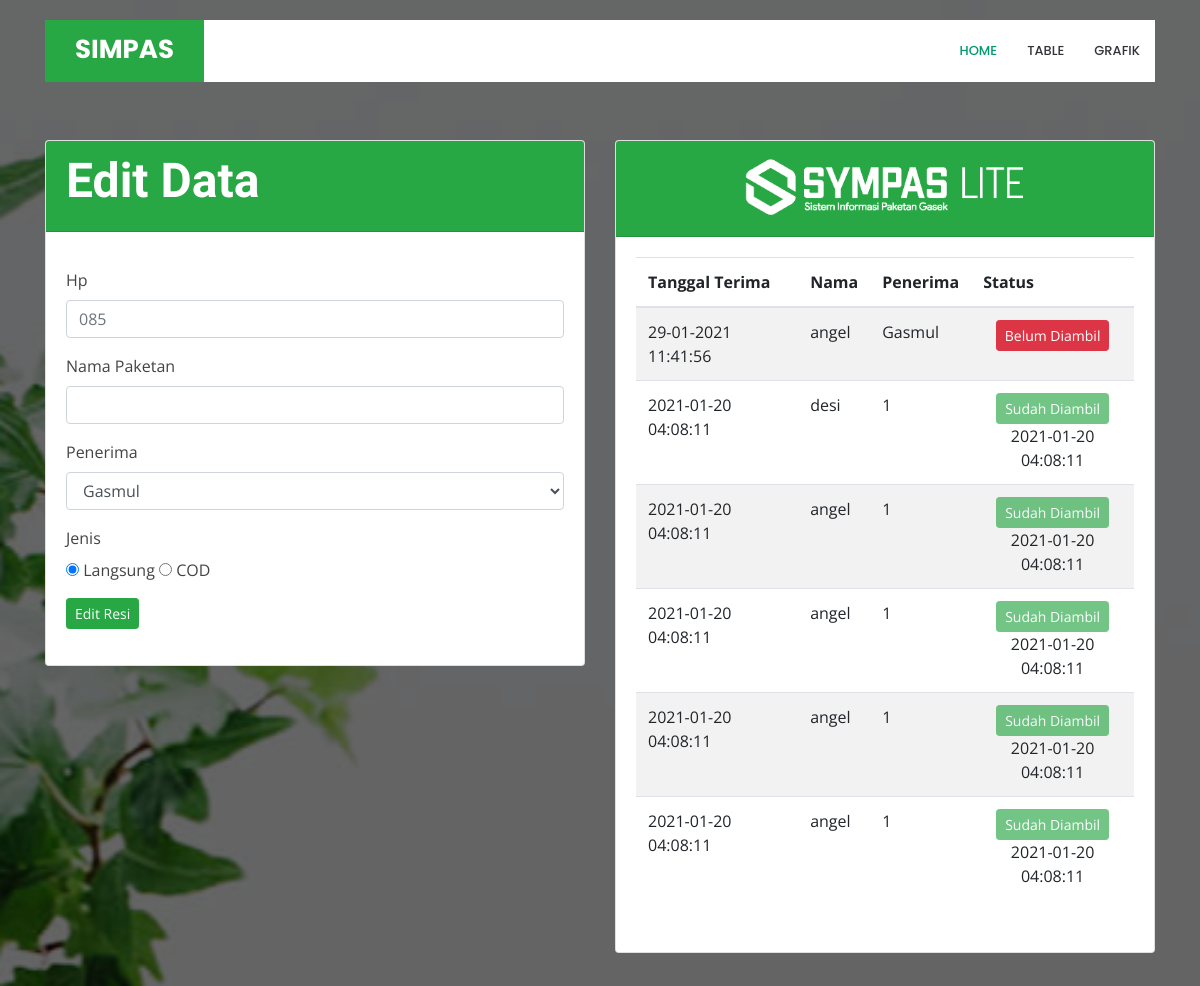
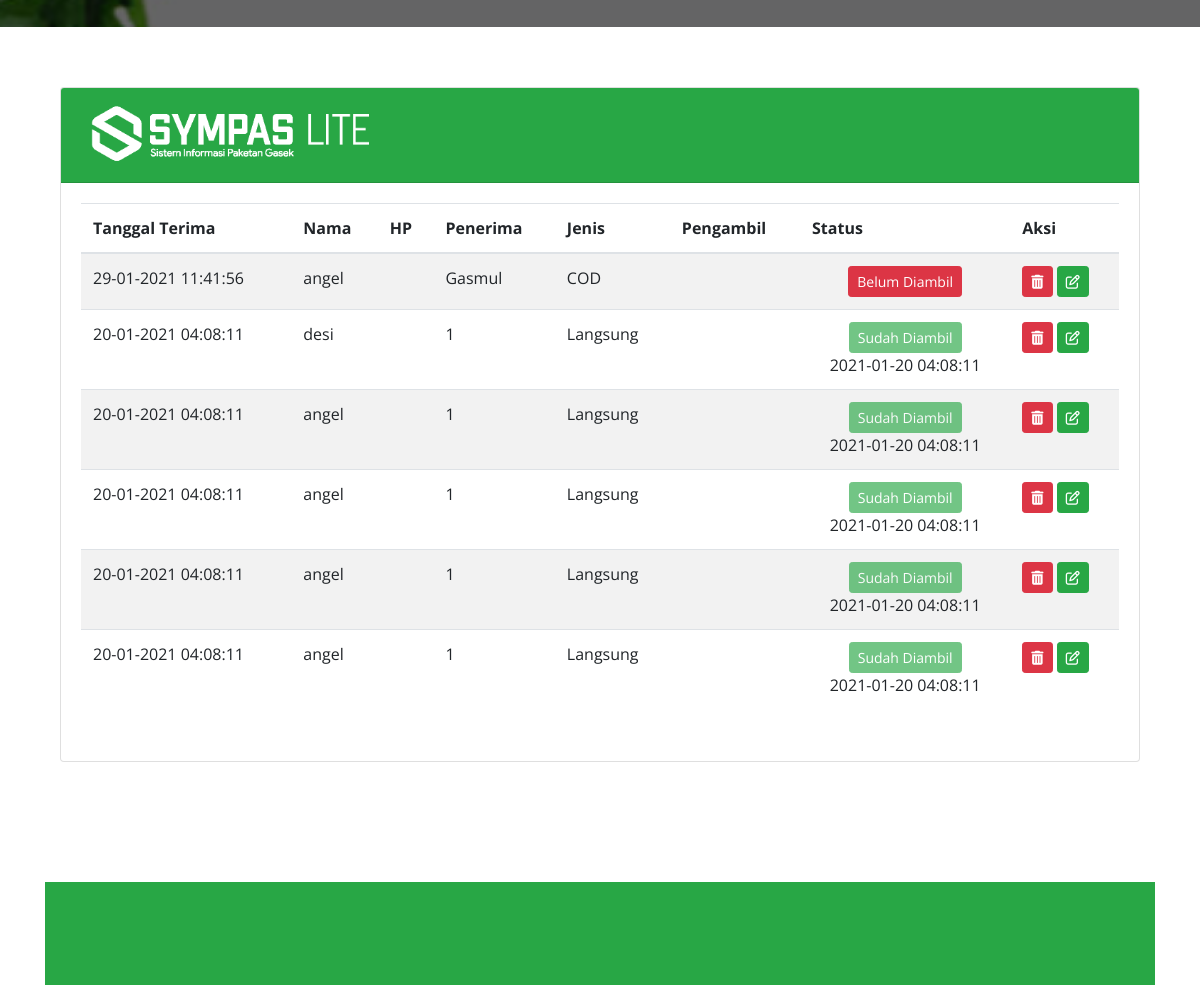
/admin/edit_data/index.html (upper part), run on an earlier commit of the app's database (2 pictures, top to bottom).
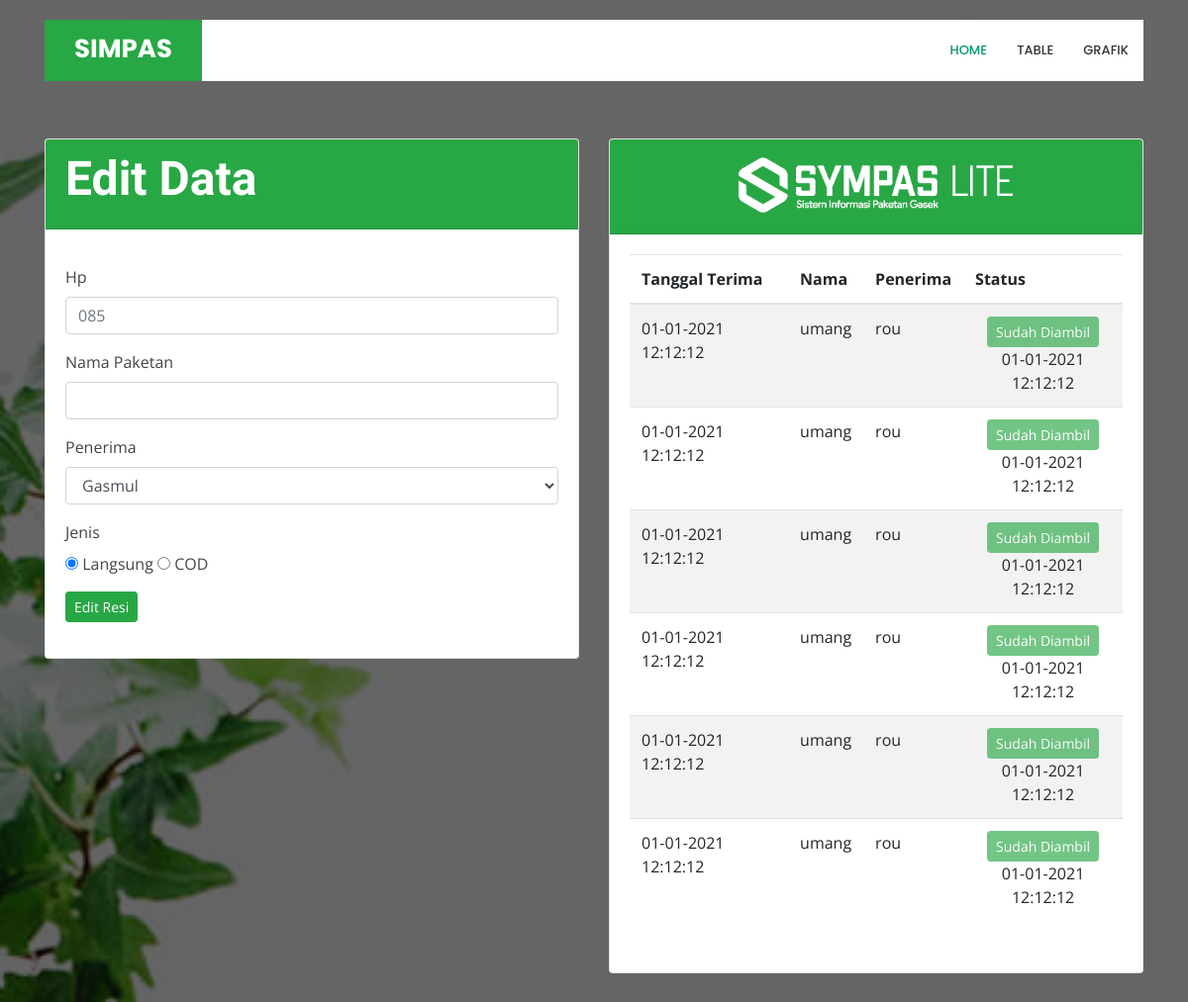
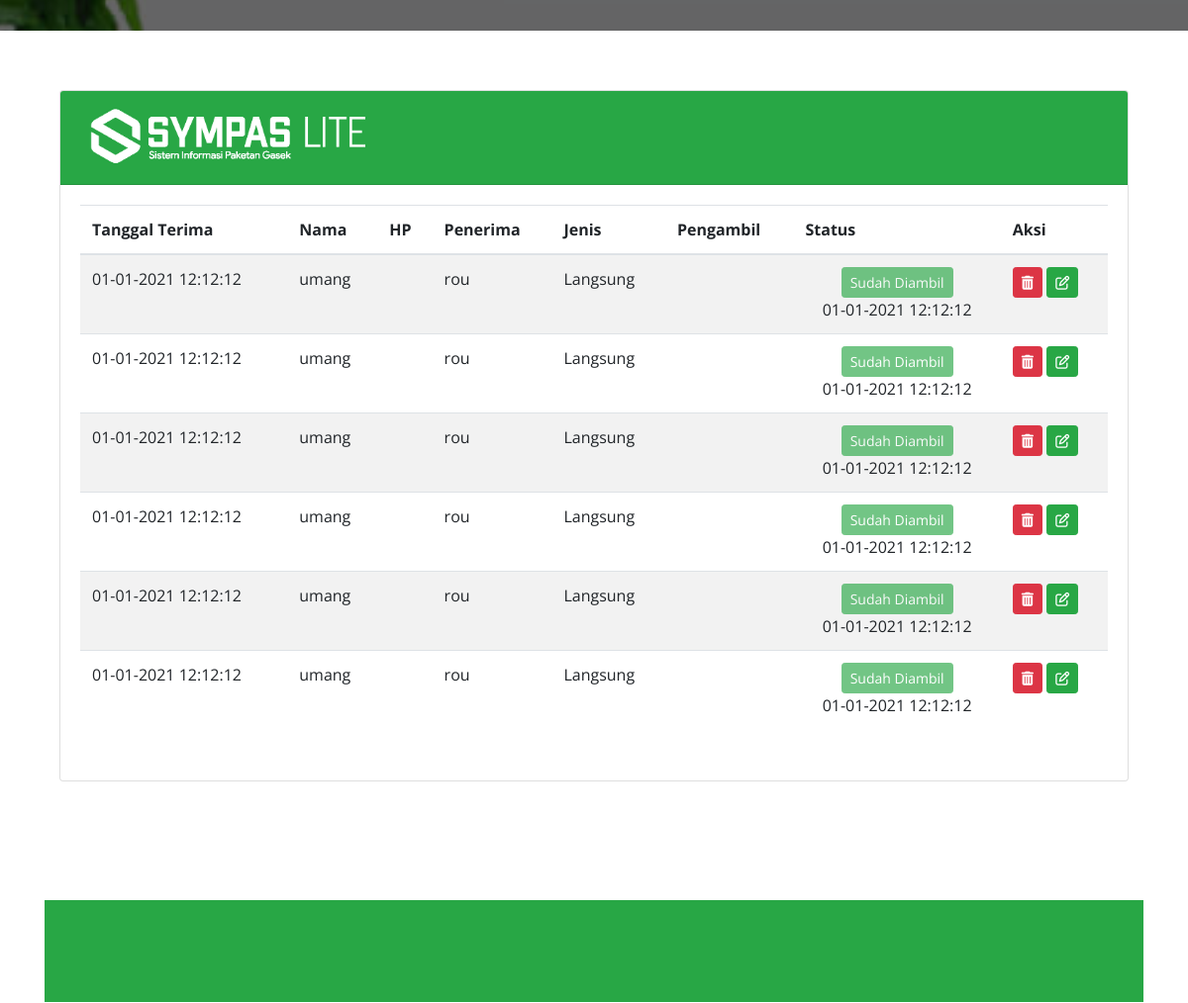
And on a later commit of the database (2 pictures, top to bottom).
### tables this page shows
CREATE TABLE `tb_paket` (
  `id_paket` int(255) NOT NULL,
  `id_santri` int(225) NOT NULL,
  `nama_paket` varchar(50) NOT NULL,
  `penerima` varchar(50) NOT NULL,
  `jenis_kirim` varchar(8) NOT NULL DEFAULT 'Langsung',
  `tgl_terima` varchar(20) DEFAULT NULL,
  `tgl_ambil` varchar(20) DEFAULT NULL,
  `pengambil` varchar(50) NOT NULL,
  `status_ambil` varchar(20) DEFAULT NULL,
  `hp` varchar(13) NOT NULL,
  `creat_at` varchar(20) DEFAULT NULL,
  `modified_at` varchar(20) DEFAULT NULL
);

### application/controllers/Admin.php (called while the page is built, shortened)
<?php
class Admin extends CI_Controller {
	function __construct()
	{
		$this->load->model('m_paket');
		$this->load->helper('url');
		$this->load->model('M_paket','paket');
	}
	public function edit_data($id)
	{
		$data['data_asc'] = $this->m_paket->tampil_data_desc();
		$data['data_desc'] = $this->m_paket->tampil_data_desc();
		$data['data'] = $this->m_paket->getOne($id);
		$this->load->view('admin/form_edit', $data);
	}
}

### index.php (called while the page is built, shortened)
<?php
require_once BASEPATH.'core/CodeIgniter.php';

### application/models/M_paket.php (called while the page is built, shortened)
<?php
    class M_paket extends CI_Model{
        var $table = "tb_paket";
        function tampil_data_desc(){
            return $this->db
            ->select('id_paket,nama_paket,tgl_terima,penerima,jenis_kirim,status_ambil, tgl_ambil')
            ->limit(6)
            ->order_by('id_paket','desc')
            ->get($this->table)->result_array();
        }
        public function getOne($id)
        {
            return $this->db->get_where($this->table, ["id_paket" => $id])->row();
        }
    }
?>

### application/views/admin/v_table_detail_admin.php (the view, shortened to what this page needs)
<div class="row">
    <div class="col-lg-12">
        <div class="card">
            <div class="card-header bg-success">
                <img width="300px" src="<?= base_url('assets/img/logo-sympas-lite.png') ?>" alt="simpas">
            </div>
            <div class="card-body">
                <div class="table table-responsive">
                    <table id="table_resi_detail_admin" class="table table-striped">
                        <thead>
                            <tr>
                                <th>Tanggal Terima</th>
                                <th>Nama</th>
                                <th>HP</th>
                                <th>Penerima</th>
                                <th>Jenis</th>
                                <th>Pengambil</th>
                                <th>Status</th>
                                <th>Aksi</th>
                            </tr>
                        </thead>
                        <tbody id="tampil_data_paket_detail">
                        <?php
                            foreach($data_asc as $dt):
                        ?>
                        <tr>
                            <td><?= date("d-m-Y H:i:s", strtotime($dt["tgl_terima"])) ?></td>
                            <td><?= $dt["nama_paket"] ?></td>
                            <td><?= $dt["hp"] ?></td>
                            <td><?= $dt["penerima"] ?></td>
                            <td><?= $dt["jenis_kirim"] ?></td>
                            <td><?= $dt["pengambil"] ?></td>
                            <td style="text-align: center;">
                                <?php
                                    if($dt['status_ambil'] == ""):
                                ?>
                                    <a class="btn btn-danger btn-sm" onclick="userInput(<?= $dt['id_paket'] ?>)" href="">Belum Diambil</a>
                                <?php else: ?>
                                    <button class="btn btn-success btn-sm" disabled>Sudah Diambil</button>
                                    <div>
                                        <span><?= $dt["tgl_ambil"] ?></span>
                                    </div>
                                <?php endif ?>
                            </td>
                            <td>
                                <a class="btn btn-sm btn-danger" onclick="return confirm('Yakin Hapus <?= $dt['nama_paket'] ?> ?')" href="<?= base_url('admin/hapus_data/'. $dt['id_paket']) ?>"><i class="fa fa-trash" aria-hidden="true"></i></a>
                                <a class="btn btn-sm btn-success" href="<?= base_url('admin/edit_data/'. $dt['id_paket']) ?>"><i class="fa fa-edit" aria-hidden="true"></i></a>
                            </td>
                        </tr>
                        <?php endforeach ?>
                        </tbody>
                    </table>
                </div>
            </div>
       </div>
    </div>
</div>

### application/views/admin/form_edit.php (shortened to what this page needs)
<!DOCTYPE html>
<html lang="en">
<head>
  <link href="<?= base_url('assets/vendor/bootstrap/css/bootstrap.min.css') ?>" rel="stylesheet">
  <link href="<?= base_url('assets/vendor/icofont/icofont.min.css') ?>" rel="stylesheet">
  <link href="<?= base_url('assets/vendor/boxicons/css/boxicons.min.css') ?>" rel="stylesheet">
  <link href="<?= base_url('assets/vendor/remixicon/remixicon.css') ?>" rel="stylesheet">
  <link href="<?= base_url('assets/vendor/venobox/venobox.css') ?>" rel="stylesheet">
  <link href="<?= base_url('assets/vendor/owl.carousel/assets/owl.carousel.min.css') ?>" rel="stylesheet">
  <link href="<?= base_url('assets/vendor/aos/aos.css') ?>" rel="stylesheet">
  <link href="<?= base_url('assets/css/style_copy3.css') ?>" rel="stylesheet">
  <link rel="stylesheet" href="<?= base_url('assets/datatable/css/dataTables.bootstrap4.css') ?>">
  <link rel="stylesheet" href="<?= base_url('assets/datatable/css/jquery.dataTables.min.css') ?>">
</head>
<body>
  <header id="header" class="fixed-top d-flex align-items-center bg">
    <div class="container">
      <div class="header-container d-flex align-items-center">
        <div class="logo mr-auto bg-success">
          <h1 class="text-light"><a href=""><span>SIMPAS</span></a></h1>
        </div>
        <nav class="nav-menu d-none d-lg-block">
          <ul>
            <li class="active"><a href="#header">Home</a></li>
            <li><a href="#table">Table</a></li>
            <li><a href="#grafik">Grafik</a></li>
          </ul>
        </nav>
      </div>
    </div>
  </header>
  <section id="hero" class="align-items-center">
    <div class="container position-relative" data-aos="fade-in" data-aos-delay="200">
      <div class="row">
        <div class="col-md-6 mb-5">
          <?php $this->load->view('admin/v_edit') ?>
        </div>
        <div class="col-md-6">
          <?php $this->load->view('admin/v_table_admin') ?>
        </div>
      </div>
    </div>
  </section>
    <section id="table" class="align-items-center">
      <div class="container position-relative" data-aos="fade-in" data-aos-delay="200">
          <div class="col-lg-12">
            <?php $this->load->view('admin/v_table_detail_admin') ?>
          </div>
        </div>
    </section>
  <main id="main">
    <section id="grafik" class="about">
      <div class="container">
        <?php $this->load->view('admin/v_grafik_admin')?>
      </div>
    </section>
  </main>
</body>
</html>

### application/views/admin/v_edit.php (shortened to what this page needs)
<div class="row">
  <div class="col-md-12">
    <div class="card">
      <div class="card-header bg-success"><strong><h1>Edit Data</strong></div>
        <div class="card-body">
          <form class="mt-3 mb-3" action="<?= base_url('admin/update_data/' . $data->id_paket) ?>" method="POST">
              <div class="form-group">
                  <label for="no_hp">Hp</label>
                  <input class="form-control" type="number" name="no_hp" value="<?= $data->hp ?>" required placeholder="085">
              </div>
              <div class="form-group">
                  <label for="nama_paket">Nama Paketan</label>
                  <input class="form-control" type="text" name="nama_paket" value="<?= $data->nama_paket ?>" required>
              </div>
              <div class="form-group">
                  <label for="penerima">Penerima</label>
                  <select class="form-control" name="penerima" value="<?= $data->penerima ?>" required>
                    <option value="Gasmul">Gasmul</option>
                  </select>
              </div>
              <div class="form-group">
                <label for="jenis_kirim">Jenis</label>
                <p>
                  <input type="radio" name="jenis_kirim" value="Langsung" checked="checked" /> Langsung
                  <input type="radio" name="jenis_kirim" value="COD" <?php if($data->jenis_kirim == "COD") {echo "checked";} ?>> COD
                </p>
              </div>
              <div>
                  <button class="btn btn-success btn-sm" type="submit" name="edit">Edit Resi</button>
              </div>
          </form>
        </div>
      </div>
    </div>
  </div>

### application/views/admin/v_table_admin.php (shortened to what this page needs)
<div class="row">
    <div class="col-md-12">
        <div class="card">
            <div class="card-header bg-success text-center">
                <img width="300px" src="<?= base_url('assets/img/logo-sympas-lite.png') ?>" alt="simpas">
            </div>
            <div class="card-body">
                <div class="table table-responsive">
                    <table id="table_resi_admin" class="table table-striped">
                        <thead>
                            <tr>
                                <th>Tanggal Terima</th>
                                <th>Nama</th>
                                <th>Penerima</th>
                                <th>Status</th>
                            </tr>
                        </thead>
                        <tbody id="tampil_data_paket">
                        <?php
                            foreach($data_desc as $dt):
                        ?>
                        <tr>
                                <td><?= $dt['tgl_terima']?></td>
                                <td><?= $dt['nama_paket']?></td>
                                <td><?= $dt['penerima']?></td>
                                <td style="text-align: center;">
                                    <?php
                                        if($dt['status_ambil'] == ""):
                                    ?>
                                        <a class="btn btn-danger btn-sm" onclick="userInput(<?= $dt['id_paket'] ?>)" href="">Belum Diambil</a>
                                    <?php else: ?>
                                        <button class="btn btn-success btn-sm" disabled>Sudah Diambil</button>
                                        <div>
                                            <span><?= $dt["tgl_ambil"] ?></span>
                                        </div>
                                    <?php endif ?>
                                </td>
                            </tr>
                        <?php endforeach ?>
                        </tbody>
                    </table>
                </div>
            </div>
       </div>
    </div>
</div>

### application/views/admin/v_grafik_admin.php (shortened to what this page needs)
<section id="counts" class="counts bg-success">
      <div class="container ">
        <div class="row counters">
          <div class="col-lg-6 col-6 text-center">
            <p>COD</p>
          </div>
          <div class="col-lg-6 col-6 text-center">
            <p>Langsung</p>
          </div>
        </div>
      </div>
    </section>

### assets/css/style_copy3.css (style rules this page uses)
body { font-family: "Open Sans", sans-serif; color: #444444; }
a { color: #009970; }
h1, h2, h3, h4, h5, h6 { font-family: "Raleway", sans-serif; }
#header { transition: all 0.5s; z-index: 997; transition: all 0.5s; top: 20px; }
#header .header-container { background: #fff; }
#header .logo { overflow: hidden; padding: 16px 30px 12px 30px; background: #009970; }
#header .logo h1 { font-size: 26px; padding: 0; line-height: 1; font-weight: 700; font-family: "Poppins", sans-serif; }
#header .logo h1 a, #header .logo h1 a:hover { color: #fff; text-decoration: none; }
.nav-menu, .nav-menu * { margin: 0; padding: 0; list-style: none; }
.nav-menu > ul > li { position: relative; white-space: nowrap; float: left; }
.nav-menu a { display: block; position: relative; color: #36343a; padding: 10px 15px; transition: 0.3s; font-size: 13px; font-weight: 500; text-transform: uppercase; font-family: "Poppins", sans-serif; }
.nav-menu a:hover, .nav-menu .active > a, .nav-menu li:hover > a { color: #009970; text-decoration: none; }
.mobile-nav { position: fixed; top: 55px; right: 15px; bottom: 15px; left: 15px; z-index: 9999; overflow-y: auto; background: #fff; transition: ease-in-out 0.2s; opacity: 0; visibility: hidden; border-radius: 10px; padding: 10px 0; }
.mobile-nav * { margin: 0; padding: 0; list-style: none; }
.mobile-nav a { display: block; position: relative; color: #36343a; padding: 10px 20px; font-weight: 500; outline: none; }
.mobile-nav a:hover, .mobile-nav .active > a, .mobile-nav li:hover > a { color: #009970; text-decoration: none; }
#hero { width: 100%; height: auto; background: url("../img/hero-bg.jpg") center center; background-size: cover; position: relative; }
#hero .container { padding-top: 80px; }
#hero:before { content: ""; background: rgba(0, 0, 0, 0.6); position: absolute; bottom: 0; top: 0; left: 0; right: 0; }
#hero h1 { margin: 0 0 10px 0; font-size: 48px; font-weight: 700; line-height: 56px; color: #fff; }
@media (min-width: 1024px) { #hero { background-attachment: fixed; } }
section { padding: 60px 0; overflow: hidden; }
.counts { background: #009970; padding: 40px 0 20px 0; color: #fff; }
.counts .counters p { padding: 0; margin: 0 0 20px 0; font-family: "Raleway", sans-serif; font-size: 15px; font-weight: 500; }

What changed in the data, as far as the page shows it:
removed tb_paket: tgl_terima "29-01-2021 11:41:56", nama_paket "angel", penerima "Gasmul", jenis_kirim "COD"
removed tb_paket: tgl_terima "2021-01-20 04:08:11", nama_paket "desi", penerima "1", tgl_ambil "2021-01-20 04:08:11", tgl_terima "20-01-2021 04:08:11", jenis_kirim "Langsung"
removed tb_paket: tgl_terima "2021-01-20 04:08:11", nama_paket "angel", penerima "1", tgl_ambil "2021-01-20 04:08:11", tgl_terima "20-01-2021 04:08:11", jenis_kirim "Langsung"
removed tb_paket: tgl_terima "2021-01-20 04:08:11", nama_paket "angel", penerima "1", tgl_ambil "2021-01-20 04:08:11", tgl_terima "20-01-2021 04:08:11", jenis_kirim "Langsung"
removed tb_paket: tgl_terima "2021-01-20 04:08:11", nama_paket "angel", penerima "1", tgl_ambil "2021-01-20 04:08:11", tgl_terima "20-01-2021 04:08:11", jenis_kirim "Langsung"
removed tb_paket: tgl_terima "2021-01-20 04:08:11", nama_paket "angel", penerima "1", tgl_ambil "2021-01-20 04:08:11", tgl_terima "20-01-2021 04:08:11", jenis_kirim "Langsung"
added tb_paket: tgl_terima "01-01-2021 12:12:12", nama_paket "umang", penerima "rou", tgl_ambil "01-01-2021 12:12:12", jenis_kirim "Langsung"
added tb_paket: tgl_terima "01-01-2021 12:12:12", nama_paket "umang", penerima "rou", tgl_ambil "01-01-2021 12:12:12", jenis_kirim "Langsung"
added tb_paket: tgl_terima "01-01-2021 12:12:12", nama_paket "umang", penerima "rou", tgl_ambil "01-01-2021 12:12:12", jenis_kirim "Langsung"
added tb_paket: tgl_terima "01-01-2021 12:12:12", nama_paket "umang", penerima "rou", tgl_ambil "01-01-2021 12:12:12", jenis_kirim "Langsung"
added tb_paket: tgl_terima "01-01-2021 12:12:12", nama_paket "umang", penerima "rou", tgl_ambil "01-01-2021 12:12:12", jenis_kirim "Langsung"
added tb_paket: tgl_terima "01-01-2021 12:12:12", nama_paket "umang", penerima "rou", tgl_ambil "01-01-2021 12:12:12", jenis_kirim "Langsung"
